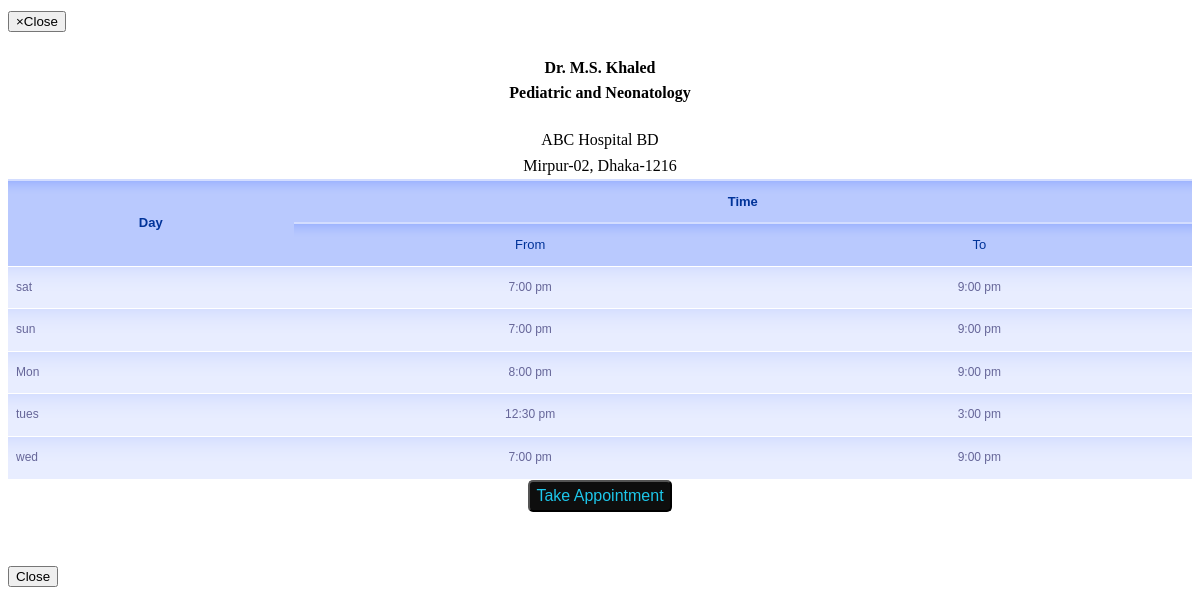
Screenshot of /public/website/schedule_modal.php?id=1 with the database file from the repository.
### tables this page shows
CREATE TABLE schedule (
  schedule_id INT(11) NOT NULL AUTO_INCREMENT,
  doctor_id INT(11) NOT NULL,
  hospital_id INT(11) NOT NULL,
  doctor_contact VARCHAR(25) DEFAULT NULL,
  doctor_asst_contact VARCHAR(25) DEFAULT NULL,
  fee VARCHAR(25) DEFAULT NULL,
  will_join VARCHAR(50) DEFAULT NULL,
  room VARCHAR(50) DEFAULT NULL,
  availability VARCHAR(25) DEFAULT 'yes',
  sat_aval VARCHAR(25) DEFAULT NULL,
  sat_from VARCHAR(25) DEFAULT NULL,
  sat_to VARCHAR(25) DEFAULT NULL,
  sat_max INT(11) DEFAULT NULL,
  sun_aval VARCHAR(25) DEFAULT NULL,
  sun_from VARCHAR(25) DEFAULT NULL,
  sun_to VARCHAR(25) DEFAULT NULL,
  sun_max INT(11) DEFAULT NULL,
  mon_aval VARCHAR(25) DEFAULT NULL,
  mon_from VARCHAR(25) DEFAULT NULL,
  mon_to VARCHAR(25) DEFAULT NULL,
  mon_max INT(11) DEFAULT NULL,
  tues_aval VARCHAR(25) DEFAULT NULL,
  tues_from VARCHAR(25) DEFAULT NULL,
  tues_to VARCHAR(25) DEFAULT NULL,
  tues_max INT(11) DEFAULT NULL,
  wed_aval VARCHAR(25) DEFAULT NULL,
  wed_from VARCHAR(25) DEFAULT NULL,
  wed_to VARCHAR(25) DEFAULT NULL,
  wed_max INT(11) DEFAULT NULL,
  thur_aval VARCHAR(25) DEFAULT NULL,
  thur_from VARCHAR(25) DEFAULT NULL,
  thur_to VARCHAR(25) DEFAULT NULL,
  thur_max INT(11) DEFAULT NULL,
  fri_aval VARCHAR(25) DEFAULT NULL,
  fri_from VARCHAR(25) DEFAULT NULL,
  fri_to VARCHAR(25) DEFAULT NULL,
  fri_max INT(11) DEFAULT NULL,
  PRIMARY KEY (doctor_id, hospital_id),
  UNIQUE INDEX UK_schedule_schedule_id (schedule_id),
  CONSTRAINT FK_schedule_doctor_doctor_id FOREIGN KEY (doctor_id)
    REFERENCES doctor(doctor_id) ON DELETE RESTRICT ON UPDATE RESTRICT,
  CONSTRAINT FK_schedule_hospital_hospital_id FOREIGN KEY (hospital_id)
    REFERENCES hospital(hospital_id) ON DELETE RESTRICT ON UPDATE RESTRICT
);

CREATE TABLE doctor (
  doctor_id INT(11) NOT NULL AUTO_INCREMENT,
  name VARCHAR(50) NOT NULL,
  speciality VARCHAR(255) NOT NULL,
  qualification TEXT NOT NULL,
  pic VARCHAR(255) DEFAULT NULL,
  gender VARCHAR(255) DEFAULT NULL,
  contact VARCHAR(255) DEFAULT NULL,
  fee VARCHAR(255) DEFAULT NULL,
  PRIMARY KEY (doctor_id),
  UNIQUE INDEX UK_doctor_doctor_id (doctor_id)
);

CREATE TABLE hospital (
  hospital_id INT(11) NOT NULL AUTO_INCREMENT,
  admin_id INT(11) NOT NULL,
  name VARCHAR(100) NOT NULL,
  address VARCHAR(255) NOT NULL,
  speciality VARCHAR(255) NOT NULL,
  description TEXT NOT NULL,
  phone VARCHAR(255) DEFAULT NULL,
  emergency VARCHAR(255) DEFAULT NULL,
  fax VARCHAR(255) DEFAULT NULL,
  email VARCHAR(50) DEFAULT NULL,
  lat FLOAT(10, 6) DEFAULT NULL,
  lng FLOAT(10, 6) DEFAULT NULL,
  PRIMARY KEY (hospital_id),
  CONSTRAINT FK_hospital_admin_admin_id FOREIGN KEY (admin_id)
    REFERENCES admin(admin_id) ON DELETE RESTRICT ON UPDATE RESTRICT
);

### public/website/schedule_modal.php (the view, shortened to what this page needs)
<!DOCTYPE html>
<html lang="en">
<head>
    <link href="../admin/hospital/assets/css/table.css" rel="stylesheet">
</head>
<body>
<?php
include("../../includes/db_connection.php");
        if(isset($_GET['id'])){
            $id = $_GET['id'];
            $id=(int)$id;
            $sql = "SELECT
                      d.name AS doc_name,
                      h.name AS h_name,
                      h.address AS address,
                      s.doctor_asst_contact AS asst,
                      s.schedule_id AS s_id,
                      d.speciality AS sp,
                      d.qualification AS q,
                      s.availability,
                      s.will_join,
                      s.sat_aval,
                      s.sat_from,
                      s.sat_to,
                      s.sat_max,
                      s.sun_aval,
                      s.sun_from,
                      s.sun_to,
                      s.sun_max,
                      s.mon_aval,
                      s.mon_from,
                      s.mon_to,
                      s.mon_max,
                      s.tues_aval,
                      s.tues_from,
                      s.tues_to,
                      s.tues_max,
                      s.wed_aval,
                      s.wed_from,
                      s.wed_to,
                      s.wed_max,
                      s.thur_aval,
                      s.thur_from,
                      s.thur_to,
                      s.thur_max,
                      s.fri_aval,
                      s.fri_from,
                      s.fri_to,
                      s.fri_max
                      FROM hospital h, schedule s,doctor d
                      WHERE
                      s.doctor_id={$id} AND
                      h.hospital_id=s.hospital_id AND
                      d.doctor_id=s.doctor_id";
            $doc=mysqli_query($connection,$sql);
            $doc_name = mysqli_fetch_assoc($doc);
            $result=mysqli_query($connection,$sql);
?>
<div class="modal-header">
    <button type="button" class="close" data-dismiss="modal"><span aria-hidden="true">&times;</span><span class="sr-only">Close</span></button>
    <h4 class="modal-title" id="memberModalLabel" align="center"><?php echo $doc_name['doc_name'].'<br>'.$doc_name['sp']; ?></h4>
</div>
<div class="dash">
    <div class="modal-body">
        <?php
        while($row = mysqli_fetch_assoc($result)){
            $table=true;
            ?>
        <div class="row" align="center">
            <label><?php echo $row['h_name'].'<br>'.$row['address'] ?></label>
            <br>
        </div>
        <table id="gradient-style" <?php if($table==false) echo "hidden" ?> >
    </div>
    <thead>
        <th rowspan="2" style="text-align: center"><b>Day</b></th>
        <th colspan="2" style="text-align: center"><b>Time</b></th>
    <tr>
        <th style="text-align: center">From</th>
        <th style="text-align: center">To</th>
    </tr>
    </thead>
    <?php
    if($row['sat_aval']=="yes"){
        echo '<tr>';
        echo '<td>sat</td>';
        echo '<td style="text-align: center">'.date("g:i a", strtotime($row['sat_from'])).'</td>';
        echo '<td style="text-align: center">'.date("g:i a", strtotime($row['sat_to'])).'</td>';
    }
    ?>
    <?php
    if($row['sun_aval']=="yes"){
        echo '<tr>';
        echo '<td>sun</td>';
        echo '<td style="text-align: center">'.date("g:i a", strtotime($row['sun_from'])).'</td>';
        echo '<td style="text-align: center">'.date("g:i a", strtotime($row['sun_to'])).'</td>';
    }
    ?>
    <?php
        if($row['mon_aval']=="yes"){
            echo '<tr>';
            echo '<td>Mon</td>';
            echo '<td style="text-align: center">'.date("g:i a", strtotime($row['mon_from'])).'</td>';
            echo '<td style="text-align: center">'.date("g:i a", strtotime($row['mon_to'])).'</td>';
        }
    ?>
    <?php
    if($row['tues_aval']=="yes"){
        echo '<tr>';
        echo '<td>tues</td>';
        echo '<td style="text-align: center">'.date("g:i a", strtotime($row['tues_from'])).'</td>';
        echo '<td style="text-align: center">'.date("g:i a", strtotime($row['tues_to'])).'</td>';
    }
    ?>
    <?php
    if($row['wed_aval']=="yes"){
        echo '<tr>';
        echo '<td>wed</td>';
        echo '<td style="text-align: center">'.date("g:i a", strtotime($row['wed_from'])).'</td>';
        echo '<td style="text-align: center">'.date("g:i a", strtotime($row['wed_to'])).'</td>';
    }
    ?>
    <div class="row" align="center">
        <button class="button" style="display: <?php
        if($table==false){
            echo "none";
        }
        ?>"
                onclick=window.open('appointment.php?<?php echo "sid=".$row['s_id']; ?>','_blank')>Take Appointment</button>
    </div>
        <br>
        <br>
       <?php } ?>
    </div>
<?php
}
?>
    <div class="modal-footer">
        <button type="button" class="btn btn-default" data-dismiss="modal"">Close</button>
    </div>
</body>
</html>

### public/admin/hospital/assets/css/table.css (style rules this page uses)
body { line-height: 1.6em; }
#gradient-style { font-family: "Lucida Sans Unicode", "Lucida Grande", Sans-Serif; font-size: 12px; margin: 0px; width: 100%; text-align: left; border-collapse: collapse; }
#gradient-style th { font-size: 13px; font-weight: normal; padding: 8px; background: #b9c9fe url('table-images/gradhead.png') repeat-x; border-top: 2px solid #d3ddff; border-bottom: 1px solid #fff; color: #039; }
#gradient-style td { padding: 8px; border-bottom: 1px solid #fff; color: #669; border-top: 1px solid #fff; background: #e8edff url('table-images/gradback.png') repeat-x; }
.button { line-height: 1; display: inline-block; font-size: 1.2rem; text-decoration: none; border-radius: 5px; color: #fff; padding: 8px; background-color: #4b908f; }

### public/website/schedule_modal.php (style rules this page uses)
.button { line-height: 1; display: inline-block; font-size: 1.2rem; text-decoration: none; border-radius: 5px; color: #1DC7EA; padding: 6px; background-color: #0e0e0e; font-size: inherit; }

### rows the page displays
schedule: doctor.name "Dr. M.S. Khaled", doctor.speciality "Pediatric and Neonatology", hospital.name "ABC Hospital BD", hospital.address "Mirpur-02, Dhaka-1216", sat_from "7:00 pm", sat_to "9:00 pm", sun_from "7:00 pm", sun_to "9:00 pm", mon_from "8:00 pm", mon_to "9:00 pm", tues_from "12:30 pm", tues_to "3:00 pm", wed_from "7:00 pm", wed_to "9:00 pm"
